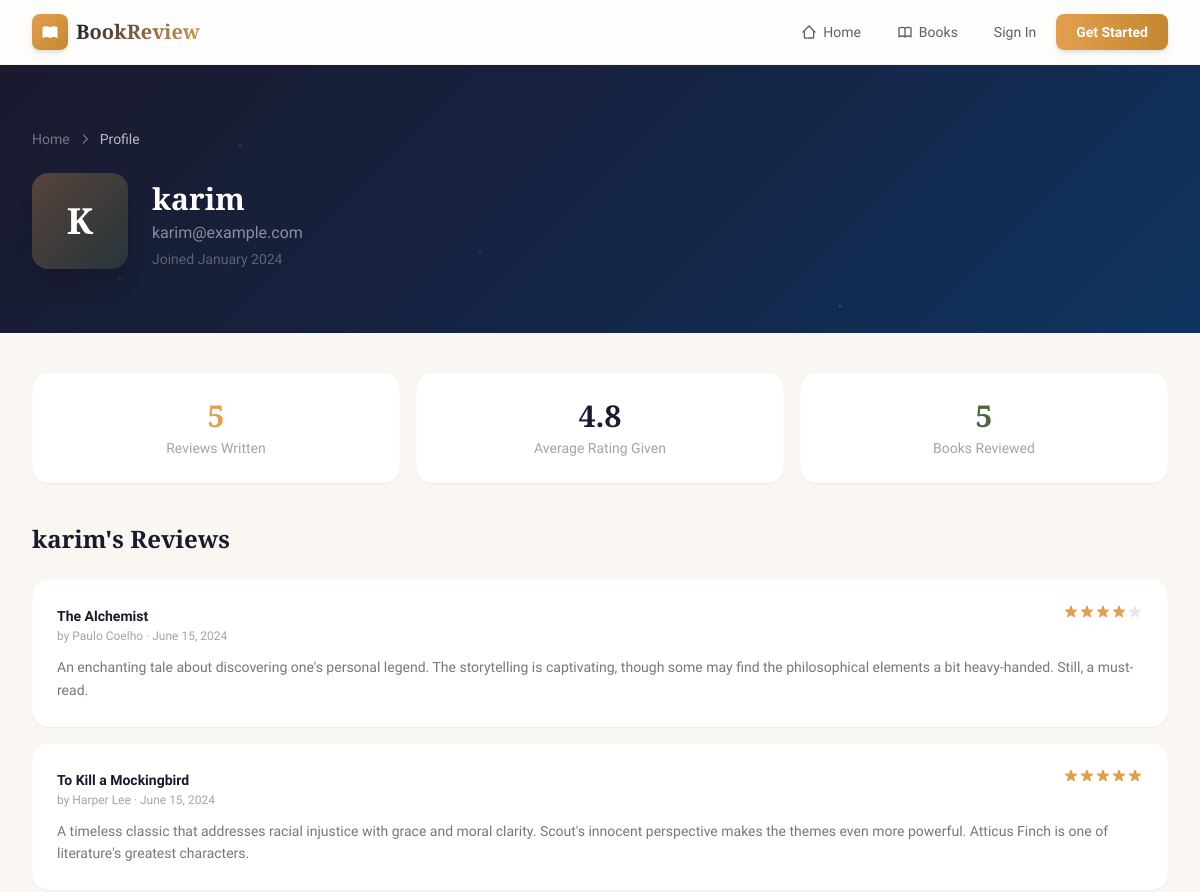
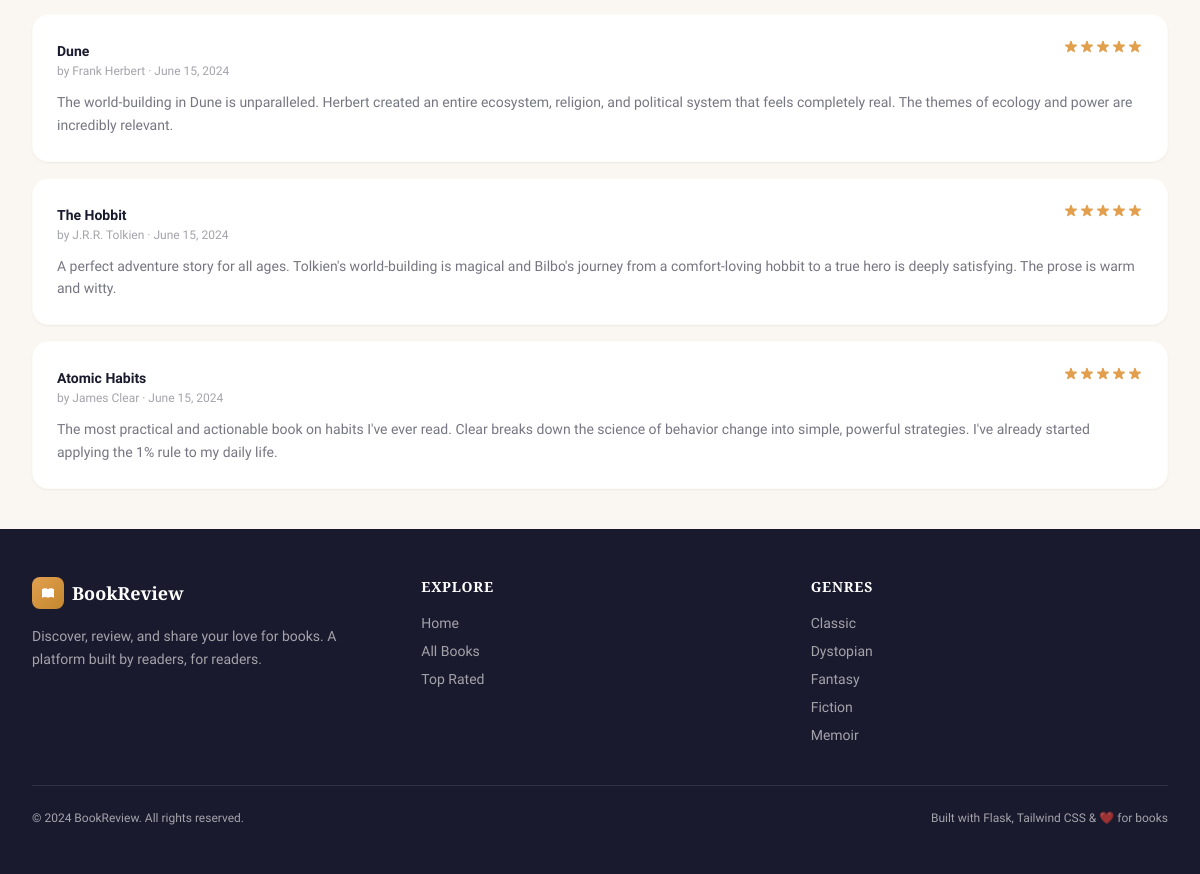
Screenshot of /profile/karim with the database file from the repository (2 pictures, top to bottom).
### models.py (models this page shows, shortened)
class User(UserMixin, db.Model):
    __tablename__ = 'user'
    id = db.Column(db.Integer, primary_key=True)
    username = db.Column(db.String(80), unique=True, nullable=False)
    email = db.Column(db.String(120), unique=True, nullable=False)
    password = db.Column(db.String(200), nullable=False)
    joined_date = db.Column(db.DateTime, default=lambda: datetime.now(timezone.utc))
    reviews = db.relationship('Review', backref='user', lazy=True)
    helpful_votes = db.relationship('ReviewHelpful', backref='user', lazy=True)

class Review(db.Model):
    __tablename__ = 'review'
    id = db.Column(db.Integer, primary_key=True)
    rating = db.Column(db.Integer, nullable=False)
    review_text = db.Column(db.Text, nullable=False)
    created_at = db.Column(db.DateTime, default=lambda: datetime.now(timezone.utc))
    user_id = db.Column(db.Integer, db.ForeignKey('user.id'), nullable=False)
    book_id = db.Column(db.Integer, db.ForeignKey('book.id'), nullable=False)
    helpful_votes = db.relationship('ReviewHelpful', backref='review', cascade='all, delete-orphan', lazy=True)

class Book(db.Model):
    __tablename__ = 'book'
    id = db.Column(db.Integer, primary_key=True)
    title = db.Column(db.String(200), nullable=False)
    author = db.Column(db.String(150), nullable=False)
    genre = db.Column(db.String(100), nullable=False)
    description = db.Column(db.Text, nullable=False)
    cover_image = db.Column(db.String(300), default='')
    reviews = db.relationship('Review', backref='book', lazy=True)

### app.py (the view)
@app.route('/profile/<username>')
def profile(username):
    user = User.query.filter_by(username=username).first_or_404()
    reviews = Review.query.filter_by(user_id=user.id).order_by(Review.created_at.desc()).all()
    return render_template('profile.html', profile_user=user, reviews=reviews)

### app.py (called while the page is built)
@app.context_processor
def inject_globals():
    return {
        'genres': [g[0] for g in db.session.query(Book.genre).distinct().order_by(Book.genre).all()]
    }

### templates/profile.html (shortened to what this page needs)
{% extends "base.html" %}
{% block content %}
<section class="hero-bg text-white py-12 lg:py-16">
    <div class="max-w-7xl mx-auto px-4 sm:px-6 lg:px-8 relative z-10">
        <div class="flex items-center gap-2 text-white/40 text-sm mb-6">
            <a href="{{ url_for('home') }}" class="hover:text-amber transition-colors">Home</a>
            <svg class="w-3.5 h-3.5" fill="none" stroke="currentColor" stroke-width="2" viewBox="0 0 24 24"><path stroke-linecap="round" stroke-linejoin="round" d="M9 5l7 7-7 7"/></svg>
            <span class="text-white/70">Profile</span>
        </div>
        <div class="flex flex-col sm:flex-row items-center sm:items-end gap-6">
            <div class="w-24 h-24 rounded-2xl bg-gradient-to-br from-amber/30 to-sage/30 flex items-center justify-center shadow-xl">
                <span class="font-display text-4xl font-bold text-white">{{ profile_user.username[0]|upper }}</span>
            </div>
            <div class="text-center sm:text-left">
                <h1 class="font-display text-3xl font-bold">{{ profile_user.username }}</h1>
                <p class="text-white/50 mt-1">{{ profile_user.email }}</p>
                <p class="text-white/30 text-sm mt-1">Joined {{ profile_user.joined_date.strftime('%B %Y') }}</p>
            </div>
        </div>
    </div>
</section>
<section class="py-10">
    <div class="max-w-7xl mx-auto px-4 sm:px-6 lg:px-8">
        <div class="grid grid-cols-1 sm:grid-cols-3 gap-4 mb-10">
            <div class="bg-white rounded-2xl p-6 shadow-sm border border-amber/5 text-center">
                <p class="font-display text-3xl font-bold text-amber">{{ reviews|length }}</p>
                <p class="text-sm text-ink/40 mt-1">Reviews Written</p>
            </div>
            <div class="bg-white rounded-2xl p-6 shadow-sm border border-amber/5 text-center">
                <p class="font-display text-3xl font-bold text-ink">
                    {% if reviews %}
                        {{ '%.1f'|format(reviews|sum(attribute='rating') / reviews|length) }}
                    {% else %}
                        0.0
                    {% endif %}
                </p>
                <p class="text-sm text-ink/40 mt-1">Average Rating Given</p>
            </div>
            <div class="bg-white rounded-2xl p-6 shadow-sm border border-amber/5 text-center">
                <p class="font-display text-3xl font-bold text-sage">
                    {{ reviews|map(attribute='book_id')|unique|list|length }}
                </p>
                <p class="text-sm text-ink/40 mt-1">Books Reviewed</p>
            </div>
        </div>
        <div>
            <h2 class="font-display text-2xl font-bold text-ink mb-6">
                {% if current_user.is_authenticated and current_user.id == profile_user.id %}My{% else %}{{ profile_user.username }}'s{% endif %} Reviews
            </h2>
            {% if reviews %}
            <div class="space-y-4">
                {% for review in reviews %}
                <div class="bg-white rounded-2xl p-6 shadow-sm border border-amber/5 review-card">
                    <div class="flex items-start justify-between mb-3">
                        <div>
                            <a href="{{ url_for('book_detail', book_id=review.book_id) }}" class="text-sm font-bold text-ink hover:text-amber-dark transition-colors">
                                {{ review.book.title }}
                            </a>
                            <p class="text-xs text-ink/40">by {{ review.book.author }} &middot; {{ review.created_at.strftime('%B %d, %Y') }}</p>
                        </div>
                        <div class="flex items-center gap-2">
                            <div class="flex">
                                {% for i in range(1, 6) %}
                                <svg class="w-4 h-4 {% if i <= review.rating %}star-active{% else %}text-ink/10{% endif %}" fill="currentColor" viewBox="0 0 20 20">
                                    <path d="M9.049 2.927c.3-.921 1.603-.921 1.902 0l1.07 3.292a1 1 0 00.95.69h3.462c.969 0 1.371 1.24.588 1.81l-2.8 2.034a1 1 0 00-.364 1.118l1.07 3.292c.3.921-.755 1.688-1.54 1.118l-2.8-2.034a1 1 0 00-1.175 0l-2.8 2.034c-.784.57-1.838-.197-1.539-1.118l1.07-3.292a1 1 0 00-.364-1.118L2.98 8.72c-.783-.57-.38-1.81.588-1.81h3.461a1 1 0 00.951-.69l1.07-3.292z"/>
                                </svg>
                                {% endfor %}
                            </div>
                        </div>
                    </div>
                    <p class="text-ink/60 text-sm leading-relaxed">{{ review.review_text }}</p>
                </div>
                {% endfor %}
            </div>
            {% endif %}
        </div>
    </div>
</section>
{% endblock %}

### templates/base.html (style rules this page uses)
body { font-family: 'Source Sans 3', system-ui, sans-serif; }
h1, h2, h3, h4, h5, h6, .font-display { font-family: 'Playfair Display', Georgia, serif; }
.star-active { color: #e2a04f; text-shadow: 0 0 8px rgba(226, 160, 79, 0.4); }
.hero-bg { background: linear-gradient(135deg, #1a1a2e 0%, #16213e 40%, #0f3460 100%); position: relative; overflow: hidden; }
.hero-bg::before { content: ''; position: absolute; top: 0; left: 0; right: 0; bottom: 0; background: radial-gradient(2px 2px at 20% 30%, rgba(226,160,79,0.3), transparent), radial-gradient(2px 2px at 40% 70%, rgba(226,160,79,0.2), transparent), radial-gradient(1px 1px at 60% 20%, rgba(255,255,255,0.3), transparent), radial-gradient(1px 1px at 80% 60%, rgba(255,255,255,0.2), transparent), radial-gradient(2px 2px at 10% 80%, rgba(226,160,79,0.2), transparent), radial-gradient(1px 1px at 90% 40%, rgba(255,255,255,0.3), transparent), radial-gradient(1px 1px at 50% 50%, rgba(226,160,79,0.15), transparent), radial-gradient(2px 2px at 70% 90%, rgba(255,255,255,0.2), transparent); animation: twinkle 4s ease-in-out infinite alternate; }
.review-card { border-left: 3px solid transparent; transition: border-color 0.3s ease; }

### rows the page displays
User: username "K", username "karim", email "karim@example.com", joined_date "January 2024"
Review: book "The Alchemist", book.author "Paulo Coelho", created_at "June 15, 2024", rating 4 (drawn), review_text "An enchanting tale about discovering one's personal legend. The storytelling is captivating, though some may find the philosophical elements a bit heavy-handed. Still, a must-read."
Review: book "To Kill a Mockingbird", book.author "Harper Lee", created_at "June 15, 2024", rating 5 (drawn), review_text "A timeless classic that addresses racial injustice with grace and moral clarity. Scout's innocent perspective makes the themes even more powerful. Atticus Finch is one of literature's greatest characters."
Review: book "Dune", book.author "Frank Herbert", created_at "June 15, 2024", rating 5 (drawn), review_text "The world-building in Dune is unparalleled. Herbert created an entire ecosystem, religion, and political system that feels completely real. The themes of ecology and power are incredibly relevant."
Review: book "The Hobbit", book.author "J.R.R. Tolkien", created_at "June 15, 2024", rating 5 (drawn), review_text "A perfect adventure story for all ages. Tolkien's world-building is magical and Bilbo's journey from a comfort-loving hobbit to a true hero is deeply satisfying. The prose is warm and witty."
Review: book "Atomic Habits", book.author "James Clear", created_at "June 15, 2024", rating 5 (drawn), review_text "The most practical and actionable book on habits I've ever read. Clear breaks down the science of behavior change into simple, powerful strategies. I've already started applying the 1% rule to my daily life."

### other values shown
{{ reviews|length }} "5"
{{ '%.1f'|format(reviews|sum(attribute='rating') / reviews|length) }} "4.8"
{{ reviews|map(attribute='book_id')|unique|list|length }} "5"
{{ genre }} "Classic" "Dystopian" "Fantasy" "Fiction" "Memoir"
